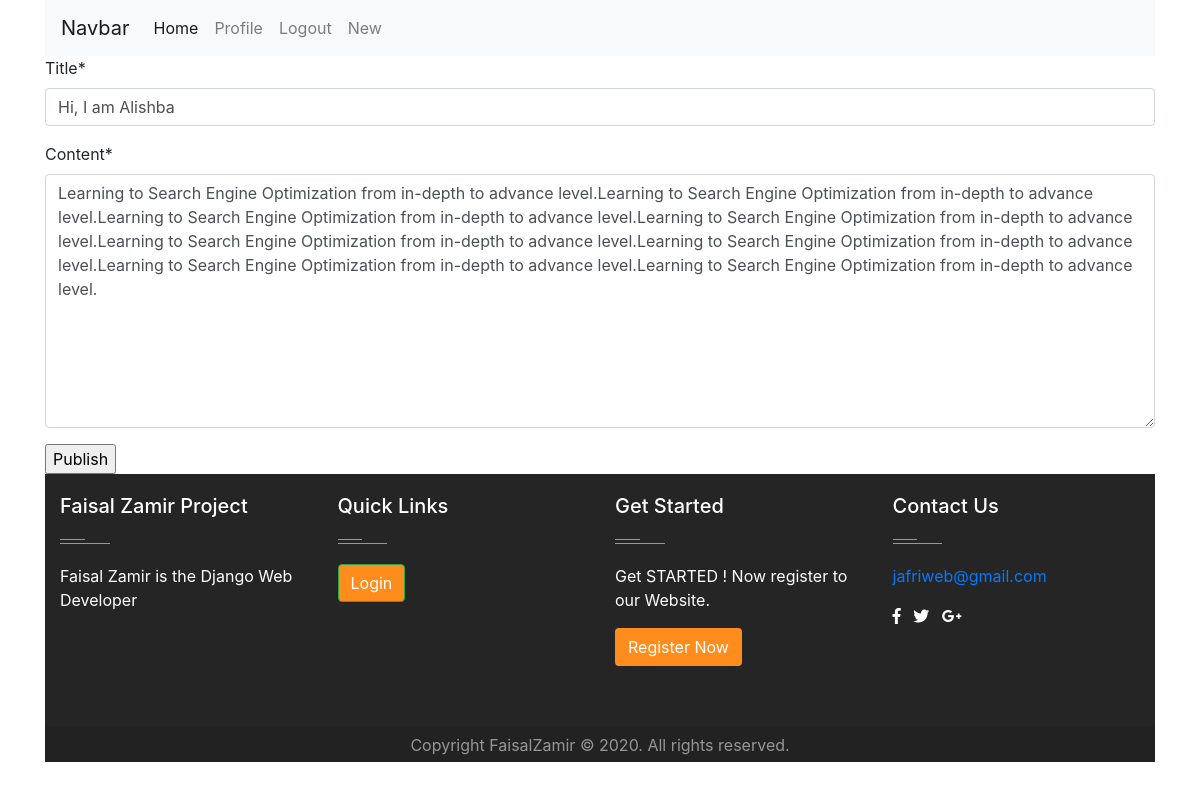
/post/15/update (signed in), run on the app's committed database.
### blog/models.py (models this page shows, shortened)
class Post(models.Model):
    title = models.CharField(max_length=100)
    content = models.TextField()
    slug = models.SlugField(blank=True, null=True, )
    date_posted = models.DateTimeField(default=timezone.now)
    author = models.ForeignKey(User, on_delete=models.CASCADE)

### blog/views.py (the view, shortened to what this page needs)
# urls.py: path('post/<int:pk>/update', PostUpdateView.as_view(), name='post-update'),
class PostUpdateView(LoginRequiredMixin, UserPassesTestMixin, UpdateView):
    model = Post
    fields = ['title','content']
    def test_func(self):
        post = self.get_object()
        if self.request.user == post.author:
            return True
        return False

### templates/blog/post_form.html (shortened to what this page needs)
{%  extends 'users/base.html' %}
{% load crispy_forms_tags %}
	{% block content %}
      <form action="" method="POST">
        {{ form|crispy }}
        <input type="submit" value='Publish'>
        </form>
    {% endblock %}

### data on the page
Post: title "Hi, I am Alishba", content "Learning to Search Engine Optimization from in-depth to advance level.Learning to Search Engine Optimization from in-depth to advance level.Learning to Search Engine Optimization from in-depth to advance level.Learning to Search Engine Optimization from in-depth to advance level.Learning to Search Engine Optimization from in-depth to advance level.Learning to Search Engine Optimization from in-depth to advance level.Learning to Search Engine Optimization from in-depth to advance level.Learning to Search Engine Optimization from in-depth to advance level."
